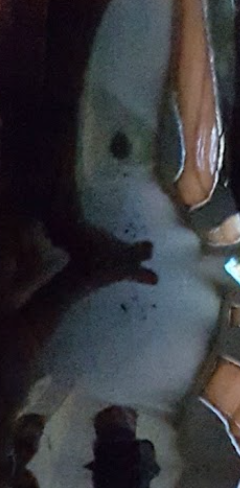
#> input picture cvbrew-py/hist-base.png, 240 x 488 px
$ python -i test.py   (imports and definitions only)
#> lines starting #> are read from the running program, lines starting #| are printed output that depends on the picture; after the words box and inside, x2 and y2 are one past the last pixel; in counts of white or black regions, pixels touching at a corner belong together
import cv2
import numpy as np
import argparse
import glob

# construct the argument parse and parse the arguments
ap = argparse.ArgumentParser()
# [3 lines not run here, left out]

def auto_canny(image, sigma=0.33):
    # compute the median of the single channel pixel intensities
    v = np.median(image)

    accumEdged = np.zeros(image.shape[:2], dtype="uint8")

    # apply automatic Canny edge detection using the computed median
    lower = int(max(0, (1.0 - sigma) * v))
    upper = int(min(255, (1.0 + sigma) * v))
    edged = cv2.Canny(image, lower, upper)
    accumEdged = cv2.bitwise_or(accumEdged, edged)

    # return the edged image
    return accumEdged

def canny_filtered(image, gray):
    blurred = cv2.GaussianBlur(gray, (3, 3), 0)

    auto = auto_canny(blurred)

    (contours, _) = cv2.findContours(auto.copy(), cv2.RETR_LIST, cv2.CHAIN_APPROX_SIMPLE)
    contours = sorted(contours, key = cv2.contourArea, reverse = True)[:20]

    for c in contours:
        approx = cv2.approxPolyDP(c, 2, True)
        x,y,w,h = cv2.boundingRect(approx)
        item = cv2.rectangle(image, (x, y), (x + w, y + h), (0, 255, 0), 2)
        cv2.drawContours(image, [approx], -1, (0, 255, 0), 3)

    # return np.hstack([auto])
    return [image, auto]

def canny(image):
    gray = cv2.cvtColor(image, cv2.COLOR_BGR2GRAY)
    image, filtered = canny_filtered(image, gray)

    return [image, filtered]

def threshold(image):
    gray = cv2.cvtColor(image, cv2.COLOR_BGR2GRAY)
    _, thresh = cv2.threshold(gray, 121, 255, cv2.THRESH_TRUNC + cv2.THRESH_OTSU)
    return [image, [gray, thresh]]

def process(x):
    pass

# loop over the images
# [12 lines not run here, left out]

>>> import cv2
>>> picture = cv2.imread('hist-base.png')
#> picture is the input picture: shape (488, 240, 3); mean B, G, R 59.8, 55.8, 55.3
>>> result = canny(picture)
#> in canny, `gray = cv2.cvtColor(image, cv2.COLOR_BGR2GRAY)`:
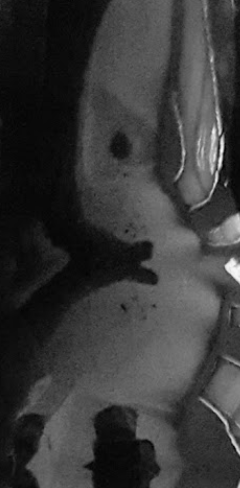
#> gray: shape (488, 240); min 1, max 251, mean 56.1
#> in auto_canny, `v = np.median(image)`: v = 56
#> in auto_canny, `lower = int(max(0, (1.0 - sigma) * v))`: lower = 37
#> in auto_canny, `upper = int(min(255, (1.0 + sigma) * v))`: upper = 74
#> in auto_canny, `edged = cv2.Canny(image, lower, upper)`:
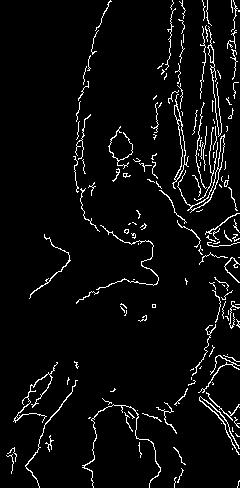
#> edged: shape (488, 240); 4.6% white in thin lines or dots
#> in canny_filtered, `(contours, _) = cv2.findContours(auto.copy(), cv2.RETR_LIST, cv2.CHAIN..`: contours = 178 contours, 159 with area under 20; largest, box (x1, y1, x2, y2) and area: (177, 134, 225, 213) 288, (172, 94, 189, 189) 262, (174, 120, 186, 181) 174, (190, 168, 220, 211) 144, (217, 136, 225, 170) 102
#> in canny_filtered, `contours = sorted(contours, key = cv2.contourArea, reverse = True)[:20]`: contours = 20 contours, 1 with area under 20; largest, box (x1, y1, x2, y2) and area: (177, 134, 225, 213) 288, (172, 94, 189, 189) 262, (174, 120, 186, 181) 174, (190, 168, 220, 211) 144, (217, 136, 225, 170) 102
#> the loop in canny_filtered, `for c in contours:` made 20 passes
#> (x, y, w, h) on passes 1, 2, 3, 4, 5, 6, 7, 8, 11, 12, 13, 14: (177, 134, 48, 79), (172, 94, 17, 95), (174, 120, 12, 61), (190, 168, 29, 43), (217, 136, 8, 34), (207, 26, 15, 111), (199, 396, 41, 59), (13, 362, 45, 61), (25, 380, 53, 108), (82, 404, 79, 84), (96, 225, 63, 65), (29, 234, 42, 65)
#> (approx, x, y, w, h) on passes 9 to 10: ([[209, 45], [213, 50], [211, 62], [208, 54]], 208, 45, 6, 18), ([[175, 105], [179, 112], [179, 120], [174, 114]], 174, 105, 6, 16)
#> pass 2, in canny_filtered, `item = cv2.rectangle(image, (x, y), (x + w, y + h), (0, 255, 0), 2)`:
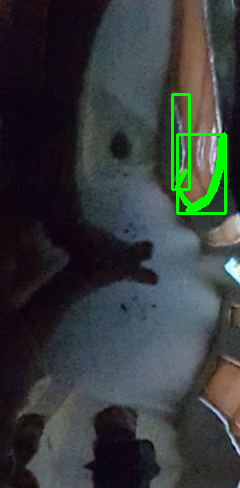
#> item: shape (488, 240, 3); mean B, G, R 58.4, 59.3, 53.6
#> pass 3, in canny_filtered, `item = cv2.rectangle(image, (x, y), (x + w, y + h), (0, 255, 0), 2)`:
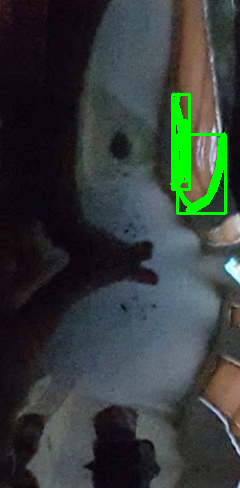
#> item: shape (488, 240, 3); 0.68% of pixels changed, all inside (x1, y1, x2, y2) = (170, 92, 188, 188)
#> after the loop in canny_filtered, `for c in contours:`:
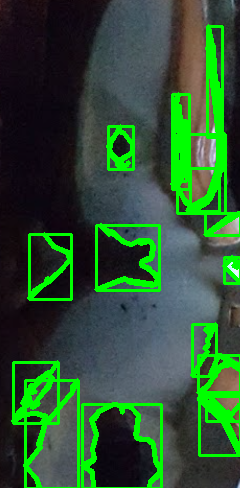
#> image: shape (488, 240, 3); mean B, G, R 49.4, 82.8, 44.9
#> result = 2 items
